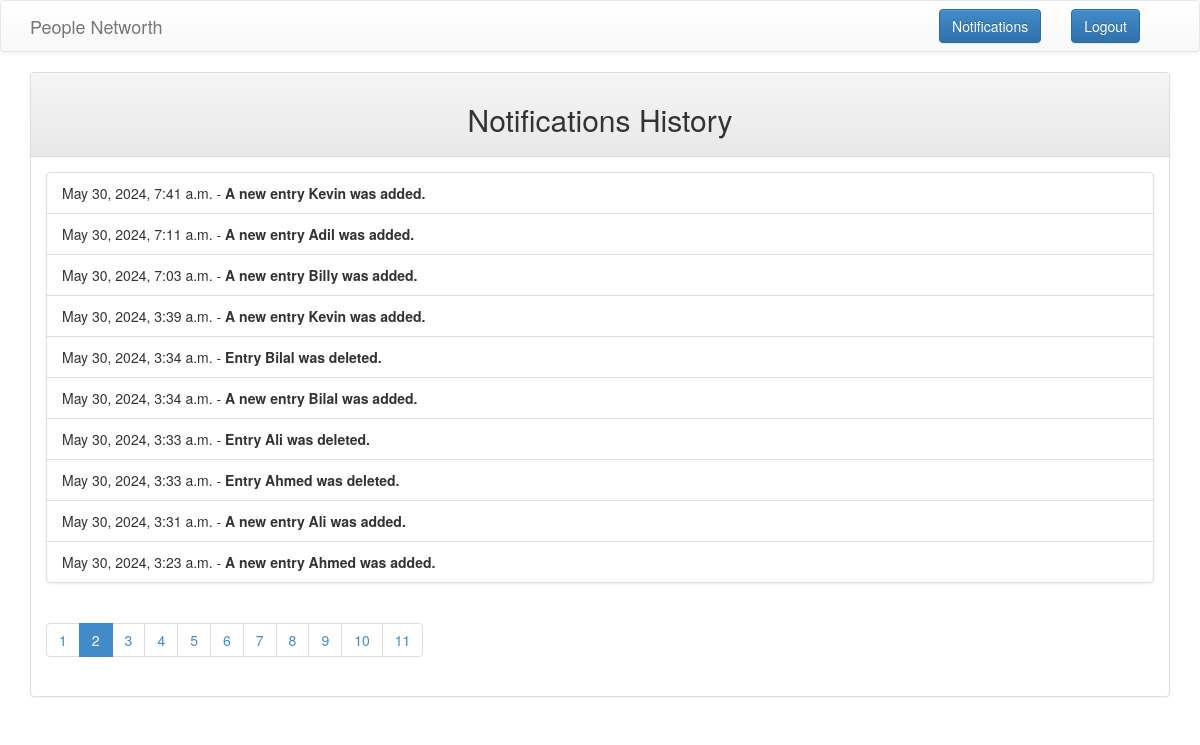
The page /home/notifications/?page=2 (signed in) on the database its author committed.
### crudApp/models.py (models this page shows, shortened)
class Notification(models.Model):
    message = models.TextField()
    timestamp = models.DateTimeField(auto_now_add=True)

### crudApp/middlewares.py (the view)
  def wrapped_view(request, *args, **kwargs):
    if request.user.is_authenticated == False:
      return redirect('login')
    return view_function(request, *args, **kwargs)

### crudApp/context_processors.py (called while the page is built)
def latest_notification(request):
    latest_notification = Notification.objects.all().order_by('-timestamp').first()
    return {
        'latest_notification': latest_notification
    }

### crudApp/views.py (called while the page is built)
@auth
def notifications_view(request):
    notifications = Notification.objects.all().order_by('-timestamp')
    page_number = request.GET.get('page', 1)
    paginator = Paginator(notifications, 10)
    try:
        page_obj = paginator.page(page_number)
    except PageNotAnInteger:
        page_obj = paginator.page(1)
    except EmptyPage:
        page_obj = paginator.page(paginator.num_pages)
    return render(request, 'crudApp/notifications.html', {'page_obj': page_obj})

### crudApp/templates/crudApp/notifications.html (shortened to what this page needs)
<!DOCTYPE html>
<html>
  <head>
    {% load static %}
    <link href="{% static 'css/bootstrap.min.css' %}" rel="stylesheet" />
    <link href="{% static 'css/bootstrap-theme.min.css' %}" rel="stylesheet" />
    <link href="{% static 'css/style.css' %}" rel="stylesheet" />
  </head>
  <body>
       <nav class="navbar navbar-default" role="navigation">
        <div class="container">
          <div class="navbar-header">
            <a class="navbar-brand" href="{% url 'home' %}">People Networth</a>
          </div>
          <div class="collapse navbar-collapse navbar-ex1-collapse">
            <form method="post" class="navbar-form navbar-right" action="{% url 'logout' %}">
              <button type="submit" class="btn btn-primary btn">Logout</button>
            </form>
            <form method="post" class="navbar-form navbar-right" action="{% url 'notifications' %}">
              <button type="submit" class="btn btn-primary btn">Notifications</button>
            </form>
          </div>
        </div>
      </nav>
    <div class="container">
      <div class="panel panel-default">
        <div class="panel-heading">
          <h2 class="text-center">Notifications History</h2>
        </div>
        <div class="panel-body">
          <ul class="list-group list-group-flush">
            {% for notification in page_obj %}
            <li class="list-group-item">
              {{ notification.timestamp }} -
              <strong>{{ notification.message }}</strong>
            </li>
            {% endfor %}
          </ul>
          {% if page_obj.has_other_pages %}
          <ul class="pagination ">
            {% for i in page_obj.paginator.page_range %}
            {% if page_obj.number == i %}
            <li class="page-item active">
              <span>{{ i }} <span class="sr-only">(current)</span></span>
            </li>
            {% else %}
            <li class="page-item">
              <a class="page-link" href="?page={{ i }}">{{ i }}</a>
            </li>
            {% endif %} {% endfor %}
          </ul>
          {% endif %}
        </div>
      </div>
    </div>
  </body>
</html>

### crudApp/static/css/style.css (style rules this page uses)
* { padding: 0; margin: 0; box-sizing: border-box; }

### rows shown on the page
Notification: timestamp "May 30, 2024, 7:41 a.m.", message "A new entry Kevin was added."
Notification: timestamp "May 30, 2024, 7:11 a.m.", message "A new entry Adil was added."
Notification: timestamp "May 30, 2024, 7:03 a.m.", message "A new entry Billy was added."
Notification: timestamp "May 30, 2024, 3:39 a.m.", message "A new entry Kevin was added."
Notification: timestamp "May 30, 2024, 3:34 a.m.", message "Entry Bilal was deleted."
Notification: timestamp "May 30, 2024, 3:34 a.m.", message "A new entry Bilal was added."
Notification: timestamp "May 30, 2024, 3:33 a.m.", message "Entry Ali was deleted."
Notification: timestamp "May 30, 2024, 3:33 a.m.", message "Entry Ahmed was deleted."
Notification: timestamp "May 30, 2024, 3:31 a.m.", message "A new entry Ali was added."
Notification: timestamp "May 30, 2024, 3:23 a.m.", message "A new entry Ahmed was added."

### other values the page prints
{{ i }} "1" "3" "4" "5" "6" "7" "8" "9" "10" "11"
{{ i }} "2"
